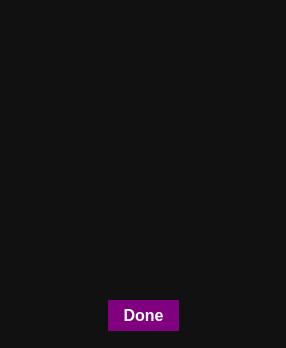
<?xml version="1.0" encoding="UTF-8"?>
<ui version="4.0">
 <class>PreferForm</class>
 <widget class="QWidget" name="PreferForm">
  <property name="geometry">
   <rect>
    <x>0</x>
    <y>0</y>
    <width>286</width>
    <height>348</height>
   </rect>
  </property>
  <property name="minimumSize">
   <size>
    <width>286</width>
    <height>348</height>
   </size>
  </property>
  <property name="maximumSize">
   <size>
    <width>286</width>
    <height>348</height>
   </size>
  </property>
  <property name="windowTitle">
   <string>Prefered Tiles</string>
  </property>
  <property name="windowIcon">
   <iconset>
    <normaloff>imageformats/smines_favicon.png</normaloff>imageformats/smines_favicon.png</iconset>
  </property>
  <property name="styleSheet">
   <string notr="true">QWidget{
	background-color: rgb(17, 17, 17); 
	color:white;
	border: 0;
}

#Done {
	color: white;
	background-color: purple; 
	font-size:16px;
	font-weight:bold;
}</string>
  </property>
  <widget class="QLabel" name="label">
   <property name="geometry">
    <rect>
     <x>50</x>
     <y>5</y>
     <width>180</width>
     <height>26</height>
    </rect>
   </property>
   <property name="text">
    <string/>
   </property>
   <property name="pixmap">
    <pixmap>imageformats/smines.png</pixmap>
   </property>
  </widget>
  <widget class="QPushButton" name="pushButton">
   <property name="geometry">
    <rect>
     <x>20</x>
     <y>40</y>
     <width>45</width>
     <height>45</height>
    </rect>
   </property>
   <property name="text">
    <string/>
   </property>
   <property name="icon">
    <iconset>
     <normaloff>imageformats/tileNewBig.png</normaloff>imageformats/tileNewBig.png</iconset>
   </property>
   <property name="iconSize">
    <size>
     <width>45</width>
     <height>45</height>
    </size>
   </property>
  </widget>
  <widget class="QPushButton" name="pushButton_2">
   <property name="geometry">
    <rect>
     <x>70</x>
     <y>40</y>
     <width>45</width>
     <height>45</height>
    </rect>
   </property>
   <property name="text">
    <string/>
   </property>
   <property name="icon">
    <iconset>
     <normaloff>imageformats/tileNewBig.png</normaloff>imageformats/tileNewBig.png</iconset>
   </property>
   <property name="iconSize">
    <size>
     <width>45</width>
     <height>45</height>
    </size>
   </property>
  </widget>
  <widget class="QPushButton" name="pushButton_3">
   <property name="geometry">
    <rect>
     <x>120</x>
     <y>40</y>
     <width>45</width>
     <height>45</height>
    </rect>
   </property>
   <property name="text">
    <string/>
   </property>
   <property name="icon">
    <iconset>
     <normaloff>imageformats/tileNewBig.png</normaloff>imageformats/tileNewBig.png</iconset>
   </property>
   <property name="iconSize">
    <size>
     <width>45</width>
     <height>45</height>
    </size>
   </property>
  </widget>
  <widget class="QPushButton" name="pushButton_4">
   <property name="geometry">
    <rect>
     <x>170</x>
     <y>40</y>
     <width>45</width>
     <height>45</height>
    </rect>
   </property>
   <property name="text">
    <string/>
   </property>
   <property name="icon">
    <iconset>
     <normaloff>imageformats/tileNewBig.png</normaloff>imageformats/tileNewBig.png</iconset>
   </property>
   <property name="iconSize">
    <size>
     <width>45</width>
     <height>45</height>
    </size>
   </property>
  </widget>
  <widget class="QPushButton" name="pushButton_5">
   <property name="geometry">
    <rect>
     <x>220</x>
     <y>40</y>
     <width>45</width>
     <height>45</height>
    </rect>
   </property>
   <property name="text">
    <string/>
   </property>
   <property name="icon">
    <iconset>
     <normaloff>imageformats/tileNewBig.png</normaloff>imageformats/tileNewBig.png</iconset>
   </property>
   <property name="iconSize">
    <size>
     <width>45</width>
     <height>45</height>
    </size>
   </property>
  </widget>
  <widget class="QPushButton" name="pushButton_6">
   <property name="geometry">
    <rect>
     <x>20</x>
     <y>90</y>
     <width>45</width>
     <height>45</height>
    </rect>
   </property>
   <property name="text">
    <string/>
   </property>
   <property name="icon">
    <iconset>
     <normaloff>imageformats/tileNewBig.png</normaloff>imageformats/tileNewBig.png</iconset>
   </property>
   <property name="iconSize">
    <size>
     <width>45</width>
     <height>45</height>
    </size>
   </property>
  </widget>
  <widget class="QPushButton" name="pushButton_7">
   <property name="geometry">
    <rect>
     <x>220</x>
     <y>90</y>
     <width>45</width>
     <height>45</height>
    </rect>
   </property>
   <property name="text">
    <string/>
   </property>
   <property name="icon">
    <iconset>
     <normaloff>imageformats/tileNewBig.png</normaloff>imageformats/tileNewBig.png</iconset>
   </property>
   <property name="iconSize">
    <size>
     <width>45</width>
     <height>45</height>
    </size>
   </property>
  </widget>
  <widget class="QPushButton" name="pushButton_8">
   <property name="geometry">
    <rect>
     <x>120</x>
     <y>90</y>
     <width>45</width>
     <height>45</height>
    </rect>
   </property>
   <property name="text">
    <string/>
   </property>
   <property name="icon">
    <iconset>
     <normaloff>imageformats/tileNewBig.png</normaloff>imageformats/tileNewBig.png</iconset>
   </property>
   <property name="iconSize">
    <size>
     <width>45</width>
     <height>45</height>
    </size>
   </property>
  </widget>
  <widget class="QPushButton" name="pushButton_9">
   <property name="geometry">
    <rect>
     <x>170</x>
     <y>90</y>
     <width>45</width>
     <height>45</height>
    </rect>
   </property>
   <property name="text">
    <string/>
   </property>
   <property name="icon">
    <iconset>
     <normaloff>imageformats/tileNewBig.png</normaloff>imageformats/tileNewBig.png</iconset>
   </property>
   <property name="iconSize">
    <size>
     <width>45</width>
     <height>45</height>
    </size>
   </property>
  </widget>
  <widget class="QPushButton" name="pushButton_10">
   <property name="geometry">
    <rect>
     <x>70</x>
     <y>90</y>
     <width>45</width>
     <height>45</height>
    </rect>
   </property>
   <property name="text">
    <string/>
   </property>
   <property name="icon">
    <iconset>
     <normaloff>imageformats/tileNewBig.png</normaloff>imageformats/tileNewBig.png</iconset>
   </property>
   <property name="iconSize">
    <size>
     <width>45</width>
     <height>45</height>
    </size>
   </property>
  </widget>
  <widget class="QPushButton" name="pushButton_11">
   <property name="geometry">
    <rect>
     <x>20</x>
     <y>140</y>
     <width>45</width>
     <height>45</height>
    </rect>
   </property>
   <property name="text">
    <string/>
   </property>
   <property name="icon">
    <iconset>
     <normaloff>imageformats/tileNewBig.png</normaloff>imageformats/tileNewBig.png</iconset>
   </property>
   <property name="iconSize">
    <size>
     <width>45</width>
     <height>45</height>
    </size>
   </property>
  </widget>
  <widget class="QPushButton" name="pushButton_12">
   <property name="geometry">
    <rect>
     <x>220</x>
     <y>140</y>
     <width>45</width>
     <height>45</height>
    </rect>
   </property>
   <property name="text">
    <string/>
   </property>
   <property name="icon">
    <iconset>
     <normaloff>imageformats/tileNewBig.png</normaloff>imageformats/tileNewBig.png</iconset>
   </property>
   <property name="iconSize">
    <size>
     <width>45</width>
     <height>45</height>
    </size>
   </property>
  </widget>
  <widget class="QPushButton" name="pushButton_13">
   <property name="geometry">
    <rect>
     <x>120</x>
     <y>140</y>
     <width>45</width>
     <height>45</height>
    </rect>
   </property>
   <property name="text">
    <string/>
   </property>
   <property name="icon">
    <iconset>
     <normaloff>imageformats/tileNewBig.png</normaloff>imageformats/tileNewBig.png</iconset>
   </property>
   <property name="iconSize">
    <size>
     <width>45</width>
     <height>45</height>
    </size>
   </property>
  </widget>
  <widget class="QPushButton" name="pushButton_14">
   <property name="geometry">
    <rect>
     <x>170</x>
     <y>140</y>
     <width>45</width>
     <height>45</height>
    </rect>
   </property>
   <property name="text">
    <string/>
   </property>
   <property name="icon">
    <iconset>
     <normaloff>imageformats/tileNewBig.png</normaloff>imageformats/tileNewBig.png</iconset>
   </property>
   <property name="iconSize">
    <size>
     <width>45</width>
     <height>45</height>
    </size>
   </property>
  </widget>
  <widget class="QPushButton" name="pushButton_15">
   <property name="geometry">
    <rect>
     <x>70</x>
     <y>140</y>
     <width>45</width>
     <height>45</height>
    </rect>
   </property>
   <property name="text">
    <string/>
   </property>
   <property name="icon">
    <iconset>
     <normaloff>imageformats/tileNewBig.png</normaloff>imageformats/tileNewBig.png</iconset>
   </property>
   <property name="iconSize">
    <size>
     <width>45</width>
     <height>45</height>
    </size>
   </property>
  </widget>
  <widget class="QPushButton" name="pushButton_16">
   <property name="geometry">
    <rect>
     <x>20</x>
     <y>190</y>
     <width>45</width>
     <height>45</height>
    </rect>
   </property>
   <property name="text">
    <string/>
   </property>
   <property name="icon">
    <iconset>
     <normaloff>imageformats/tileNewBig.png</normaloff>imageformats/tileNewBig.png</iconset>
   </property>
   <property name="iconSize">
    <size>
     <width>45</width>
     <height>45</height>
    </size>
   </property>
  </widget>
  <widget class="QPushButton" name="pushButton_17">
   <property name="geometry">
    <rect>
     <x>220</x>
     <y>190</y>
     <width>45</width>
     <height>45</height>
    </rect>
   </property>
   <property name="text">
    <string/>
   </property>
   <property name="icon">
    <iconset>
     <normaloff>imageformats/tileNewBig.png</normaloff>imageformats/tileNewBig.png</iconset>
   </property>
   <property name="iconSize">
    <size>
     <width>45</width>
     <height>45</height>
    </size>
   </property>
  </widget>
  <widget class="QPushButton" name="pushButton_18">
   <property name="geometry">
    <rect>
     <x>120</x>
     <y>190</y>
     <width>45</width>
     <height>45</height>
    </rect>
   </property>
   <property name="text">
    <string/>
   </property>
   <property name="icon">
    <iconset>
     <normaloff>imageformats/tileNewBig.png</normaloff>imageformats/tileNewBig.png</iconset>
   </property>
   <property name="iconSize">
    <size>
     <width>45</width>
     <height>45</height>
    </size>
   </property>
  </widget>
  <widget class="QPushButton" name="pushButton_19">
   <property name="geometry">
    <rect>
     <x>170</x>
     <y>190</y>
     <width>45</width>
     <height>45</height>
    </rect>
   </property>
   <property name="text">
    <string/>
   </property>
   <property name="icon">
    <iconset>
     <normaloff>imageformats/tileNewBig.png</normaloff>imageformats/tileNewBig.png</iconset>
   </property>
   <property name="iconSize">
    <size>
     <width>45</width>
     <height>45</height>
    </size>
   </property>
  </widget>
  <widget class="QPushButton" name="pushButton_20">
   <property name="geometry">
    <rect>
     <x>70</x>
     <y>190</y>
     <width>45</width>
     <height>45</height>
    </rect>
   </property>
   <property name="text">
    <string/>
   </property>
   <property name="icon">
    <iconset>
     <normaloff>imageformats/tileNewBig.png</normaloff>imageformats/tileNewBig.png</iconset>
   </property>
   <property name="iconSize">
    <size>
     <width>45</width>
     <height>45</height>
    </size>
   </property>
  </widget>
  <widget class="QPushButton" name="pushButton_21">
   <property name="geometry">
    <rect>
     <x>20</x>
     <y>240</y>
     <width>45</width>
     <height>45</height>
    </rect>
   </property>
   <property name="text">
    <string/>
   </property>
   <property name="icon">
    <iconset>
     <normaloff>imageformats/tileNewBig.png</normaloff>imageformats/tileNewBig.png</iconset>
   </property>
   <property name="iconSize">
    <size>
     <width>45</width>
     <height>45</height>
    </size>
   </property>
  </widget>
  <widget class="QPushButton" name="pushButton_22">
   <property name="geometry">
    <rect>
     <x>220</x>
     <y>240</y>
     <width>45</width>
     <height>45</height>
    </rect>
   </property>
   <property name="text">
    <string/>
   </property>
   <property name="icon">
    <iconset>
     <normaloff>imageformats/tileNewBig.png</normaloff>imageformats/tileNewBig.png</iconset>
   </property>
   <property name="iconSize">
    <size>
     <width>45</width>
     <height>45</height>
    </size>
   </property>
  </widget>
  <widget class="QPushButton" name="pushButton_23">
   <property name="geometry">
    <rect>
     <x>120</x>
     <y>240</y>
     <width>45</width>
     <height>45</height>
    </rect>
   </property>
   <property name="text">
    <string/>
   </property>
   <property name="icon">
    <iconset>
     <normaloff>imageformats/tileNewBig.png</normaloff>imageformats/tileNewBig.png</iconset>
   </property>
   <property name="iconSize">
    <size>
     <width>45</width>
     <height>45</height>
    </size>
   </property>
  </widget>
  <widget class="QPushButton" name="pushButton_24">
   <property name="geometry">
    <rect>
     <x>170</x>
     <y>240</y>
     <width>45</width>
     <height>45</height>
    </rect>
   </property>
   <property name="text">
    <string/>
   </property>
   <property name="icon">
    <iconset>
     <normaloff>imageformats/tileNewBig.png</normaloff>imageformats/tileNewBig.png</iconset>
   </property>
   <property name="iconSize">
    <size>
     <width>45</width>
     <height>45</height>
    </size>
   </property>
  </widget>
  <widget class="QPushButton" name="pushButton_25">
   <property name="geometry">
    <rect>
     <x>70</x>
     <y>240</y>
     <width>45</width>
     <height>45</height>
    </rect>
   </property>
   <property name="text">
    <string/>
   </property>
   <property name="icon">
    <iconset>
     <normaloff>imageformats/tileNewBig.png</normaloff>imageformats/tileNewBig.png</iconset>
   </property>
   <property name="iconSize">
    <size>
     <width>45</width>
     <height>45</height>
    </size>
   </property>
  </widget>
  <widget class="QPushButton" name="Done">
   <property name="geometry">
    <rect>
     <x>108</x>
     <y>300</y>
     <width>71</width>
     <height>31</height>
    </rect>
   </property>
   <property name="font">
    <font>
     <pointsize>-1</pointsize>
     <weight>75</weight>
     <bold>true</bold>
    </font>
   </property>
   <property name="toolTip">
    <string>&lt;html&gt;&lt;head/&gt;&lt;body&gt;&lt;p&gt;&lt;span style=&quot; font-size:8pt; font-weight:400;&quot;&gt;Starts the Bot&lt;/span&gt;&lt;/p&gt;&lt;/body&gt;&lt;/html&gt;</string>
   </property>
   <property name="styleSheet">
    <string notr="true"/>
   </property>
   <property name="text">
    <string>Done</string>
   </property>
  </widget>
 </widget>
 <resources/>
 <connections/>
</ui>
